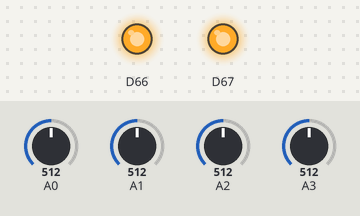
This sketch was run on a simulated Arduino Due. Parts: output pins drawn as LEDs (lit = HIGH). Inputs (shaded band) come from the test bench; at power-on: A0 = 512, A2 = 512, A1 = 512, A3 = 512 (analog values on the 0–1023 scale).

Above: at 1.2 s.
1.3 s: A0 set to 306
At 1.4 s:
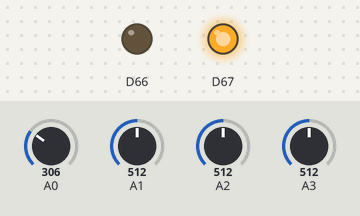
3.0 s: A2 set to 306
At 3.24 s:
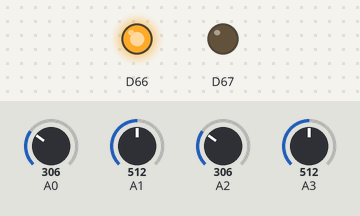
4.9 s: A1 set to 462
7.9 s: A1 set to 445
At 9.8 s:
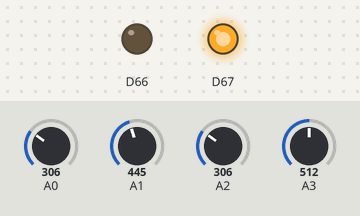
10.2 s: A3 set to 433
13.2 s: A3 set to 410
At 14.2 s:
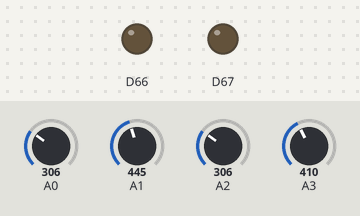
Timing chart, 0 to 16.2 s (numbered marks = the images above; inputs shaded):
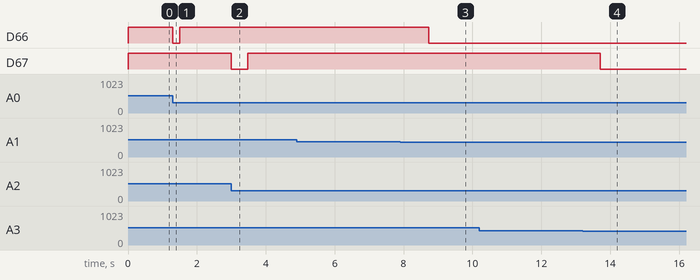

Measured:
- the behaviour switches between 452 and 451 on A1 (found by bisection; images 2 and 3)
- the behaviour switches between 421 and 420 on A3 (found by bisection; images 3 and 4)
- after the input at 1.3 s, D66: HIGH → LOW at once, → HIGH 0.20 s later
- after the input at 3.0 s, D67: HIGH → LOW at once, → HIGH 0.47 s later
- after the input at 4.9 s, every drawn part: stays the same
- after the input at 7.9 s, D66: HIGH → LOW after 0.83 s instead of 1.5 s
- after the input at 10.2 s, every drawn part: stays the same

The sketch:

MSHKUZ001_ANC_Dual_Channel.ino
```cpp
//Define constants
int N = 25;            //Filter length
float mu = 25;         //Define LMS step-size

//Define 'for' loop counters
int k = 0;             //Stored reference sample counter, left channel
int l = 0;             //Stored reference sample counter, right channel
int i = 0;             //Convolution counter, left channel
int n = 0;             //Convolution counter, right channel

//Vectors, to implement matrix multiplication
float w_l[25];         //Adaptive filter coefficients, Left channel
float w_r[25];         //Adaptive filter coefficients, right channel
float x_window_l[25];  //Define stored x values used in convolution, left channel
float x_window_r[25];  //Define stored x values used in convolution, right channel

void setup() {
  //Startup initialisations

  //Initialise serial communication at 9600 bits per second
  Serial.begin(115200);

  //Initialise ADC in 12-bit mode
  analogReadResolution(12);

  //Initialise DAC in 12-bit mode
  analogWriteResolution(12);
}

void loop() {
  //Infinite loop

  //Read the left channel reference input on analog pin A0, digital value
  int adc_val_ref_l = analogRead(A0);
  //Read the right channel reference input on analog pin A2, digital value
  int adc_val_ref_r = analogRead(A2);

  //Read the left channel error input on analog pin A1, digital value
  int adc_val_err_l = analogRead(A1);
  //Read the right channel error input on analog pin A3, digital value
  int adc_val_err_r = analogRead(A3);

  //Preliminary signals
  float x_biased_l = ((adc_val_ref_l)*(3.3/4095)); //Convert reference + DC offset back to an analogue voltage, left channel
  float x_biased_r = ((adc_val_ref_r)*(3.3/4095)); //Convert reference + DC offset back to an analogue voltage, right channel

  float e_biased_l = ((adc_val_err_l)*(3.3/4095)); //Convert error + DC offset back to an analogue voltage, left channel
  float e_biased_r = ((adc_val_err_r)*(3.3/4095)); //Convert error + DC offset back to an analogue voltage, right channel

  float x_l = (x_biased_l - 1.56);                 //Unbias reference signal to obtain original recorded x, left channel
  float x_r = (x_biased_r - 1.56);                 //Unbias reference signal to obtain original recorded x, right channel

  float e_l = (e_biased_l - 1.56);                 //Unbias error signal to obtain original recorded e, left channel
  float e_r = (e_biased_r - 1.56);                 //Unbias error signal to obtain original recorded e, right channel

  //Populate stored reference value matrix

  //Left Channel
  for (k=N-1; k>-1; k--) {             //Shift values right, such that most recent sample is x_window_l[0]
    if (k==0) {
      x_window_l[k] = x_l;             //Most recently sampled value assigned to first entry of stored reference array
    }
    else{
      x_window_l[k] = x_window_l[k-1]; //Shift right
    }
  }

  //Right Channel
  for (l=N-1; l>-1; l--) {             //Shift values right, such that most recent sample is x_window_r[0]
    if (l==0) {
      x_window_r[l] = x_r;             //Most recently sampled value assigned to first entry of stored reference array
    }
    else{
      x_window_r[l] = x_window_r[l-1]; //Shift right
    }
  }

  //Perform LMS

  //Left Channel
  float y_l = 0;                                //Prepare y_l value for convolution
  for (i=0; i<N; i++) {                         //Loop for every value in the 'matrices'
    y_l = y_l + (w_l[i])*(x_window_l[i]);       //Convolution implementation
    w_l[i] = w_l[i] + (2*mu*e_l*x_window_l[i]); //Update filter coefficients
  }

  //Right Channel
  float y_r = 0;                                //Prepare y_r value for convolution
  for (n=0; n<N; n++) {                         //Loop for every value in the 'matrices'
    y_r = y_r + (w_r[n])*(x_window_r[n]);       //Convolution implementation
    w_r[n] = w_r[n] + (2*mu*e_r*x_window_r[n]); //Update filter coefficients
  }

  //Output after biasing for DAC
  analogWrite(DAC0, round((4095*(y_l + 1.56))/3.3)); //Send digital biased output value to DAC0
  analogWrite(DAC1, round((4095*(y_r + 1.56))/3.3)); //Send digital biased output value to DAC1
}
```
